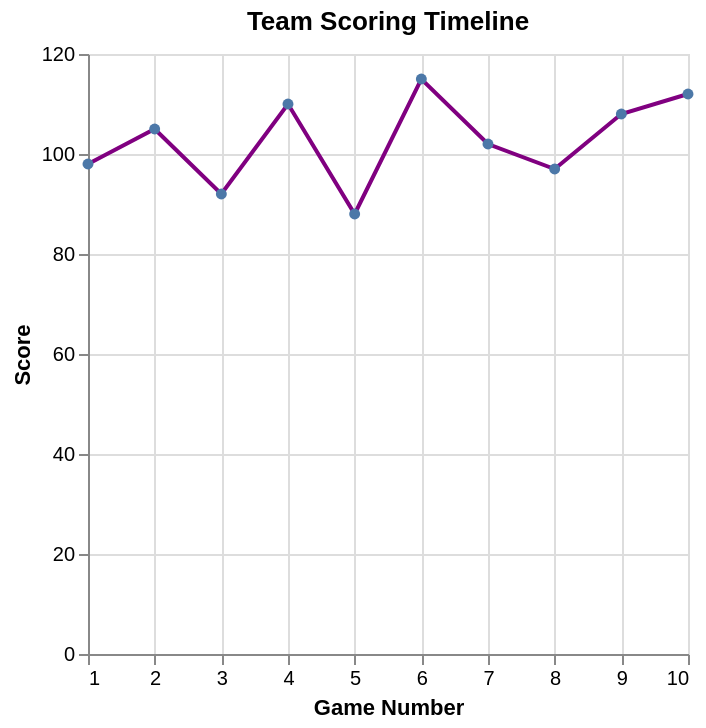

Describe this chart as a Vega-Lite specification.
### Vega-Lite specification from a JSON file in a GitHub repository (floating-point values rounded to 4 significant figures)
{"$schema": "https://vega.github.io/schema/vega-lite/v6.json", "description": "Game scores over season", "data": {"values": [{"game": 1, "score": 98}, {"game": 2, "score": 105}, {"game": 3, "score": 92}, {"game": 4, "score": 110}, {"game": 5, "score": 88}, {"game": 6, "score": 115}, {"game": 7, "score": 102}, {"game": 8, "score": 97}, {"game": 9, "score": 108}, {"game": 10, "score": 112}]}, "mark": {"type": "line", "point": true, "strokeWidth": 2, "color": "purple"}, "encoding": {"x": {"field": "game", "type": "quantitative", "axis": {"title": "Game Number"}}, "y": {"field": "score", "type": "quantitative", "axis": {"title": "Score"}}, "tooltip": [{"field": "game", "type": "quantitative", "title": "Game"}, {"field": "score", "type": "quantitative", "title": "Score"}]}, "title": "Team Scoring Timeline"}
